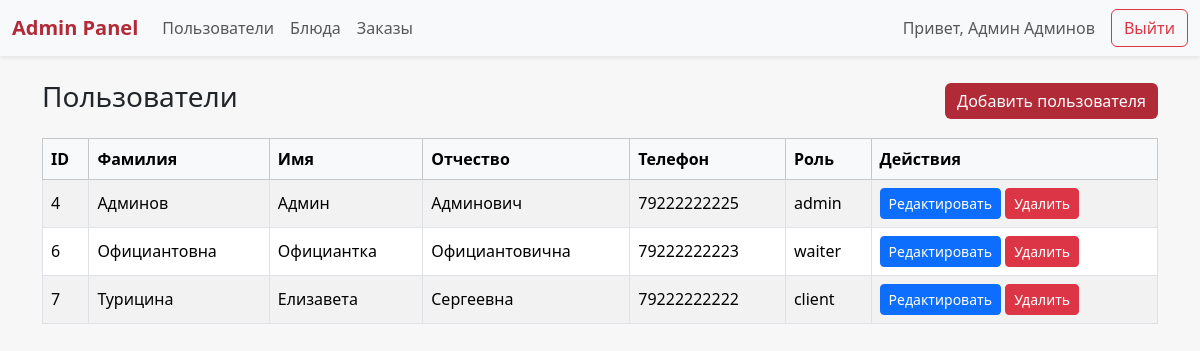
/admin/users.php (signed in), run on an earlier commit of the app's database.
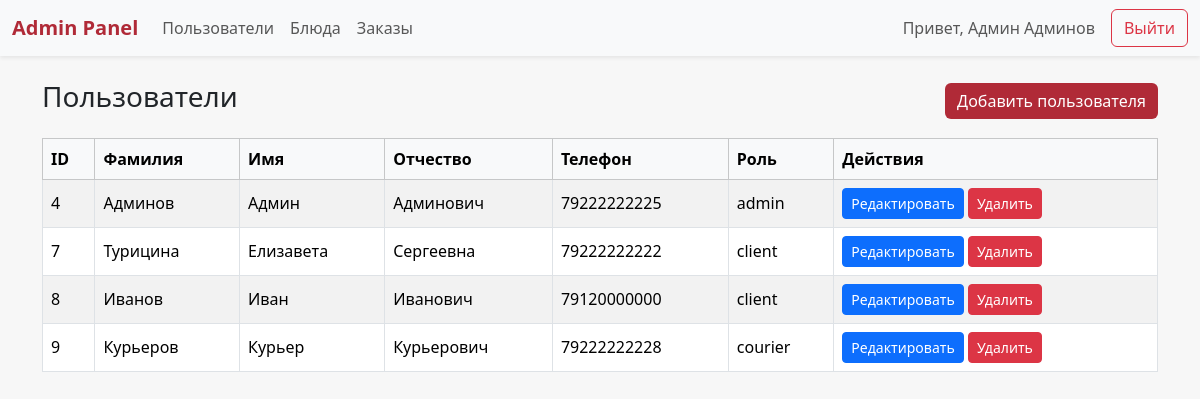
And on a later commit of the database.
### tables this page shows
CREATE TABLE `Users` (
  `Id` int(11) NOT NULL,
  `Surname` varchar(255) NOT NULL,
  `Name` varchar(255) NOT NULL,
  `Patronomyc` varchar(255) DEFAULT NULL,
  `Phone` varchar(255) NOT NULL,
  `Password` varchar(1000) NOT NULL,
  `Role` enum('client','courier','admin') NOT NULL
);

### admin/users.php (the view, shortened to what this page needs)
<?php
    include("../settings/connect_database.php");
    if(isset($_SESSION['user'])) {
        if($_SESSION['user'] != -1) {
            $query = $mysqli->query("SELECT `Role`, `Name`, `Surname` FROM `Users` WHERE `Id` = ".$_SESSION["user"]);
            if($query && $query->num_rows == 1) {
                $read = $query->fetch_assoc();
            }
        } else {
            header("Location: ../index.php");
        }
    } else {
        header("Location: ../index.php");
    }
    $username = $read["Name"]. ' '. $read["Surname"];
    $usersQuery = $mysqli->query("SELECT * FROM `Users` ORDER BY `Id`");
?>
<!DOCTYPE html>
<html lang="ru">
<head>
    <link href="https://cdn.jsdelivr.net/npm/bootstrap@5.3.2/dist/css/bootstrap.min.css" rel="stylesheet">
</head>
<body>
    <nav class="navbar navbar-expand-lg navbar-light bg-light shadow-sm mb-4">
        <div class="container-fluid">
        <a class="navbar-brand" href="admin.php">Admin Panel</a>
        <div class="collapse navbar-collapse" id="navbarAdmin">
          <ul class="navbar-nav me-auto mb-2 mb-lg-0">
            <li class="nav-item">
              <a class="nav-link" href="users.php">Пользователи</a>
            </li>
            <li class="nav-item">
              <a class="nav-link" href="dishes.php">Блюда</a>
            </li>
            <li class="nav-item">
              <a class="nav-link" href="orders.php">Заказы</a>
            </li>
          </ul>
          <span class="navbar-text me-3">Привет, <?= $username?></span>
          <a href="../functions/logout.php" class="btn btn-outline-danger">Выйти</a>
        </div>
        </div>
    </nav>
    <div class="container mt-4">
        <div class="d-flex justify-content-between align-items-center mb-3">
            <h3>Пользователи</h3>
            <a href="add/addUser.php" class="btn btn-accent">Добавить пользователя</a>
        </div>
        <div class="table-responsive">
            <table class="table table-striped table-bordered align-middle">
                <thead class="table-light">
                    <tr>
                        <th>ID</th>
                        <th>Фамилия</th>
                        <th>Имя</th>
                        <th>Отчество</th>
                        <th>Телефон</th>
                        <th>Роль</th>
                        <th>Действия</th>
                    </tr>
                </thead>
                <tbody>
                    <?php while ($u = $usersQuery->fetch_assoc()): ?>
                        <tr>
                            <td><?= $u['Id'] ?></td>
                            <td><?= $u['Surname'] ?></td>
                            <td><?= $u['Name'] ?></td>
                            <td><?= $u['Patronomyc'] ?></td>
                            <td><?= $u['Phone'] ?></td>
                            <td><?= $u['Role'] ?></td>
                            <td>
                                <a href="edit/editUser.php?id=<?= $u['Id'] ?>" class="btn btn-sm btn-primary">Редактировать</a>
                                <a href="delete/deleteUser.php?id=<?= $u['Id'] ?>" class="btn btn-sm btn-danger" onclick="return confirm('Удалить этого пользователя?')">Удалить</a>
                            </td>
                        </tr>
                    <?php endwhile; ?>
                </tbody>
            </table>
        </div>
    </div>
</body>
</html>

What changed in the data, as far as the page shows it:
removed users: Id "6", Surname "Официантовна", Name "Официантка", Patronomyc "Официантовична", Phone "79222222223", Role "waiter"
added users: Id "8", Surname "Иванов", Name "Иван", Patronomyc "Иванович", Phone "79120000000", Role "client"
added users: Id "9", Surname "Курьеров", Name "Курьер", Patronomyc "Курьерович", Phone "79222222228", Role "courier"
